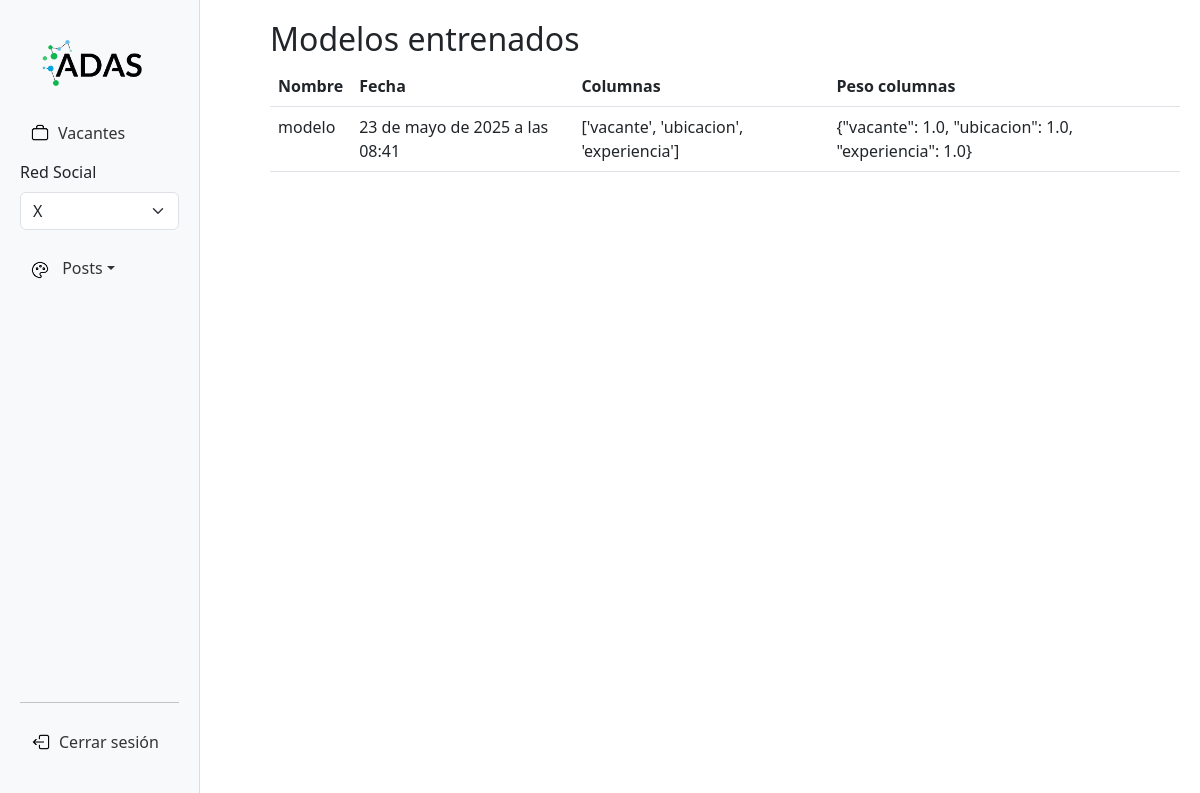
The app's page /administrador/mis_modelos/ (signed in) with its own data.
### clustering/models.py (models this page shows, shortened)
class ModeloEntrenado(models.Model):
    nombre = models.TextField()
    fecha = models.DateTimeField(auto_now_add=True)
    columnas_usadas = models.JSONField()  # 👈 importante cambio
    pesos_columnas = models.TextField()   # JSON en string: {"col1": 1.0, "col2": 0.5}
    archivo_modelo = models.FileField(upload_to='media/modelos/')
    descripcion = models.TextField()

### clustering/views.py (the view)
# urls.py: path('mis_modelos/', clusteringViews.ver_modelos_entrenados, name='mis_modelos'),
def ver_modelos_entrenados(request):
    modelos = ModeloEntrenado.objects.order_by('-fecha')
    return render(request, 'mis_modelos.html', {'modelos': modelos})

### clustering/templates/mis_modelos.html
{% extends 'panel.html' %}
{% block content %}
<h2>Modelos entrenados</h2>
<div class="card-container">
    <table class="table">
    <thead>
        <tr>
            <th>Nombre</th>
            <th>Fecha</th>
            <th>Columnas</th>
            <th>Peso columnas</th>
        </tr>
    </thead>
    <tbody>
        {% for m in modelos %}
        <tr>
            <td>{{ m.nombre }}</td>
            <td>{{ m.fecha }}</td>
            <td>{{ m.columnas_usadas }}</td>
            <td>{{ m.pesos_columnas }}</td>
        </tr>
        {% endfor %}
    </tbody>
</table>
</div>
{% endblock content %}

### administrador/templates/panel.html (style rules this page uses)
body { display: flex; height: 100vh; overflow: hidden; }

### records on screen
ModeloEntrenado: nombre "modelo", fecha "23 de mayo de 2025 a las 08:41", columnas_usadas "['vacante', 'ubicacion', 'experiencia']", pesos_columnas "{\"vacante\": 1.0, \"ubicacion\": 1.0, \"experiencia\": 1.0}"
